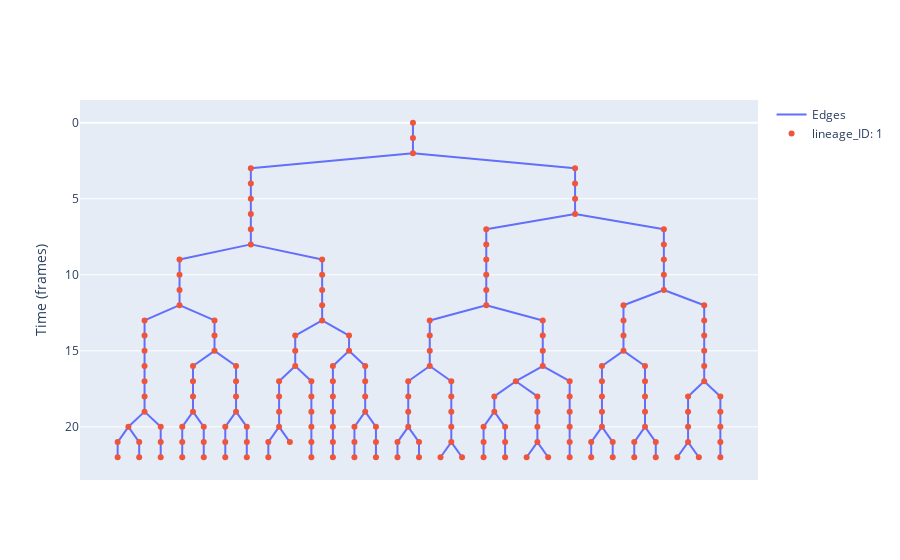

Notebook code for this chart:
### Markdown cell above
Pycellin offers basic plotting of lineages thanks to the `plot()` method. Cell lineages are plotted like family trees, with time flowing from top to bottom.

Plotting relies on [Plotly](https://plotly.com/python/), an interactive graphing library. You can zoom in and out or pan on the lineage and adjust the axes. Some data is displayed when hovering on cells. Clicking on the legend elements on the right hide or display them.

### Code cell
lin1.plot()

### Figure 1 — Plotly figure (JSON) as saved in the notebook; plotly's stock layout.template omitted (floating-point values rounded to 4 significant figures; data arrays with more than 128 entries replaced by an {"elided": "..."} marker saying what was removed)
{"data": [{"mode": "lines", "name": "Edges", "text": [], "type": "scatter", "x": {"elided": "564 float values"}, "y": {"elided": "564 int values"}}, {"hoverinfo": "text", "hovertemplate": "%{text}", "mode": "markers", "name": "lineage_ID: 1", "text": {"elided": "189 str values"}, "type": "scatter", "x": {"elided": "189 float values"}, "y": {"elided": "189 int values"}}], "layout": {"hovermode": "closest", "showlegend": true, "title": {}, "xaxis": {"showgrid": false, "showticklabels": false, "zeroline": false}, "yaxis": {"autorange": "reversed", "showgrid": true, "title": {"text": "Time (frames)"}, "zeroline": true}}}
